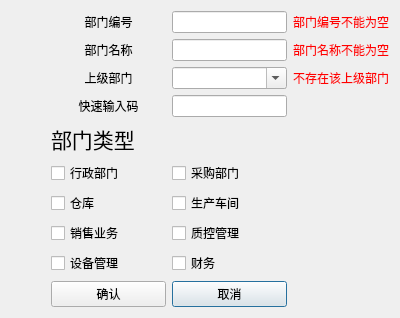
<?xml version="1.0" encoding="UTF-8"?>
<ui version="4.0">
 <class>Dialog</class>
 <widget class="QDialog" name="Dialog">
  <property name="geometry">
   <rect>
    <x>0</x>
    <y>0</y>
    <width>400</width>
    <height>300</height>
   </rect>
  </property>
  <property name="windowTitle">
   <string>修改部门资料</string>
  </property>
  <property name="modal">
   <bool>false</bool>
  </property>
  <layout class="QGridLayout" name="gridLayout">
   <item row="0" column="2">
    <widget class="QLineEdit" name="deptId">
     <property name="sizePolicy">
      <sizepolicy hsizetype="Expanding" vsizetype="Fixed">
       <horstretch>0</horstretch>
       <verstretch>0</verstretch>
      </sizepolicy>
     </property>
    </widget>
   </item>
   <item row="3" column="2">
    <widget class="QLineEdit" name="inputCode"/>
   </item>
   <item row="5" column="2">
    <widget class="QCheckBox" name="authority5">
     <property name="sizePolicy">
      <sizepolicy hsizetype="Fixed" vsizetype="Fixed">
       <horstretch>0</horstretch>
       <verstretch>0</verstretch>
      </sizepolicy>
     </property>
     <property name="text">
      <string>采购部门</string>
     </property>
    </widget>
   </item>
   <item row="10" column="2">
    <widget class="QPushButton" name="cancel">
     <property name="text">
      <string>取消</string>
     </property>
    </widget>
   </item>
   <item row="5" column="3">
    <spacer name="horizontalSpacer_2">
     <property name="orientation">
      <enum>Qt::Horizontal</enum>
     </property>
     <property name="sizeType">
      <enum>QSizePolicy::Fixed</enum>
     </property>
     <property name="sizeHint" stdset="0">
      <size>
       <width>40</width>
       <height>20</height>
      </size>
     </property>
    </spacer>
   </item>
   <item row="1" column="1">
    <widget class="QLabel" name="deptNameLabel">
     <property name="text">
      <string>部门名称</string>
     </property>
     <property name="alignment">
      <set>Qt::AlignCenter</set>
     </property>
     <property name="buddy">
      <cstring>deptName</cstring>
     </property>
    </widget>
   </item>
   <item row="8" column="2">
    <widget class="QCheckBox" name="authority8">
     <property name="text">
      <string>财务</string>
     </property>
    </widget>
   </item>
   <item row="5" column="1">
    <widget class="QCheckBox" name="authority1">
     <property name="sizePolicy">
      <sizepolicy hsizetype="Fixed" vsizetype="Fixed">
       <horstretch>0</horstretch>
       <verstretch>0</verstretch>
      </sizepolicy>
     </property>
     <property name="text">
      <string>行政部门</string>
     </property>
    </widget>
   </item>
   <item row="2" column="1">
    <widget class="QLabel" name="parentNameLabel">
     <property name="text">
      <string>上级部门</string>
     </property>
     <property name="alignment">
      <set>Qt::AlignCenter</set>
     </property>
     <property name="buddy">
      <cstring>parentName</cstring>
     </property>
    </widget>
   </item>
   <item row="2" column="2">
    <widget class="QComboBox" name="parentName">
     <property name="editable">
      <bool>true</bool>
     </property>
    </widget>
   </item>
   <item row="6" column="1">
    <widget class="QCheckBox" name="authority2">
     <property name="text">
      <string>仓库</string>
     </property>
    </widget>
   </item>
   <item row="5" column="0">
    <spacer name="horizontalSpacer">
     <property name="orientation">
      <enum>Qt::Horizontal</enum>
     </property>
     <property name="sizeType">
      <enum>QSizePolicy::Fixed</enum>
     </property>
     <property name="sizeHint" stdset="0">
      <size>
       <width>40</width>
       <height>20</height>
      </size>
     </property>
    </spacer>
   </item>
   <item row="7" column="2">
    <widget class="QCheckBox" name="authority7">
     <property name="text">
      <string>质控管理</string>
     </property>
    </widget>
   </item>
   <item row="1" column="2">
    <widget class="QLineEdit" name="deptName"/>
   </item>
   <item row="10" column="1">
    <widget class="QPushButton" name="accept">
     <property name="sizePolicy">
      <sizepolicy hsizetype="Expanding" vsizetype="Fixed">
       <horstretch>0</horstretch>
       <verstretch>0</verstretch>
      </sizepolicy>
     </property>
     <property name="text">
      <string>确认</string>
     </property>
    </widget>
   </item>
   <item row="3" column="1">
    <widget class="QLabel" name="inputCdeLabel">
     <property name="text">
      <string>快速输入码</string>
     </property>
     <property name="alignment">
      <set>Qt::AlignCenter</set>
     </property>
     <property name="buddy">
      <cstring>inputCode</cstring>
     </property>
    </widget>
   </item>
   <item row="0" column="1">
    <widget class="QLabel" name="deptIdLabel">
     <property name="sizePolicy">
      <sizepolicy hsizetype="Expanding" vsizetype="Preferred">
       <horstretch>0</horstretch>
       <verstretch>0</verstretch>
      </sizepolicy>
     </property>
     <property name="text">
      <string>部门编号</string>
     </property>
     <property name="alignment">
      <set>Qt::AlignCenter</set>
     </property>
     <property name="buddy">
      <cstring>deptId</cstring>
     </property>
    </widget>
   </item>
   <item row="4" column="1">
    <widget class="QLabel" name="label_5">
     <property name="font">
      <font>
       <pointsize>16</pointsize>
      </font>
     </property>
     <property name="text">
      <string>部门类型</string>
     </property>
    </widget>
   </item>
   <item row="6" column="2">
    <widget class="QCheckBox" name="authority6">
     <property name="text">
      <string>生产车间</string>
     </property>
    </widget>
   </item>
   <item row="0" column="3">
    <widget class="QLabel" name="deptIdtips">
     <property name="styleSheet">
      <string notr="true">color: rgb(255, 0, 0);</string>
     </property>
     <property name="text">
      <string>部门编号不能为空</string>
     </property>
    </widget>
   </item>
   <item row="2" column="3">
    <widget class="QLabel" name="parentNametips">
     <property name="styleSheet">
      <string notr="true">color: rgb(255, 0, 0);</string>
     </property>
     <property name="text">
      <string>不存在该上级部门</string>
     </property>
    </widget>
   </item>
   <item row="1" column="3">
    <widget class="QLabel" name="deptNametips">
     <property name="styleSheet">
      <string notr="true">color: rgb(255, 0, 0);</string>
     </property>
     <property name="text">
      <string>部门名称不能为空</string>
     </property>
    </widget>
   </item>
   <item row="7" column="1">
    <widget class="QCheckBox" name="authority3">
     <property name="text">
      <string>销售业务</string>
     </property>
    </widget>
   </item>
   <item row="8" column="1">
    <widget class="QCheckBox" name="authority4">
     <property name="text">
      <string>设备管理</string>
     </property>
    </widget>
   </item>
  </layout>
 </widget>
 <tabstops>
  <tabstop>deptId</tabstop>
  <tabstop>deptName</tabstop>
  <tabstop>parentName</tabstop>
  <tabstop>inputCode</tabstop>
  <tabstop>authority1</tabstop>
  <tabstop>authority2</tabstop>
  <tabstop>authority5</tabstop>
  <tabstop>authority6</tabstop>
  <tabstop>authority7</tabstop>
  <tabstop>authority8</tabstop>
  <tabstop>accept</tabstop>
  <tabstop>cancel</tabstop>
 </tabstops>
 <resources/>
 <connections/>
</ui>
